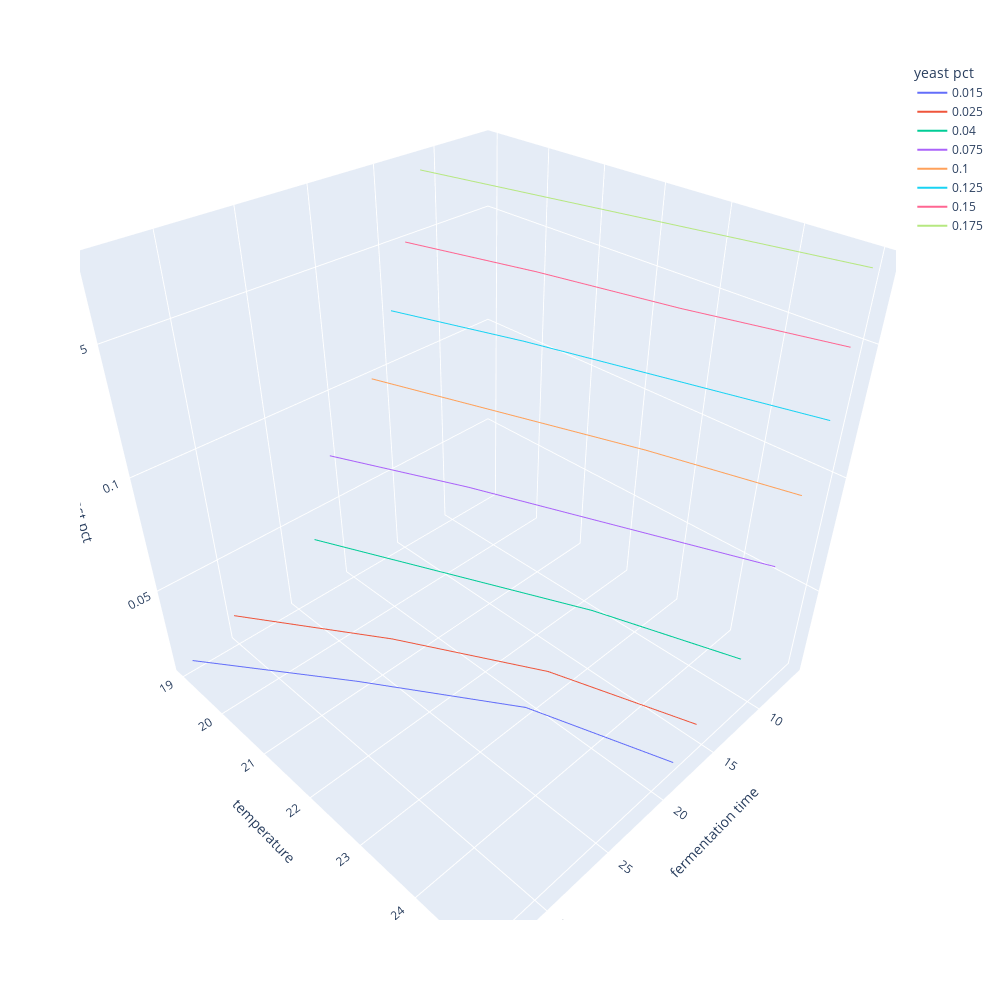

Notebook cell for this chart:
### Code cell
import plotly.express as px

mask = yeast_table2['temperature'] > 5
fig = px.line_3d(yeast_table2.loc[mask], x="fermentation time", y="temperature", z="yeast pct", color='yeast pct', width=1000, height=1000)

fig.show()

### Figure 1 — Plotly figure (JSON) as saved in the notebook; plotly's stock layout.template omitted (floating-point values rounded to 4 significant figures)
{"data": [{"hovertemplate": "yeast pct=%{z}<br>fermentation time=%{x}<br>temperature=%{y}<extra></extra>", "legendgroup": "0.015", "line": {"color": "#636efa", "dash": "solid"}, "marker": {"symbol": "circle"}, "mode": "lines", "name": "0.015", "scene": "scene", "showlegend": true, "type": "scatter3d", "x": [33.5, 27, 21, 18], "y": [19, 21, 23, 25], "z": [0.015, 0.015, 0.015, 0.015]}, {"hovertemplate": "yeast pct=%{z}<br>fermentation time=%{x}<br>temperature=%{y}<extra></extra>", "legendgroup": "0.025", "line": {"color": "#EF553B", "dash": "solid"}, "marker": {"symbol": "circle"}, "mode": "lines", "name": "0.025", "scene": "scene", "showlegend": true, "type": "scatter3d", "x": [30, 24, 19, 16], "y": [19, 21, 23, 25], "z": [0.025, 0.025, 0.025, 0.025]}, {"hovertemplate": "yeast pct=%{z}<br>fermentation time=%{x}<br>temperature=%{y}<extra></extra>", "legendgroup": "0.04", "line": {"color": "#00cc96", "dash": "solid"}, "marker": {"symbol": "circle"}, "mode": "lines", "name": "0.04", "scene": "scene", "showlegend": true, "type": "scatter3d", "x": [23, 19, 15, 12], "y": [19, 21, 23, 25], "z": [0.04, 0.04, 0.04, 0.04]}, {"hovertemplate": "yeast pct=%{z}<br>fermentation time=%{x}<br>temperature=%{y}<extra></extra>", "legendgroup": "0.075", "line": {"color": "#ab63fa", "dash": "solid"}, "marker": {"symbol": "circle"}, "mode": "lines", "name": "0.075", "scene": "scene", "showlegend": true, "type": "scatter3d", "x": [21, 17, 13.5, 10], "y": [19, 21, 23, 25], "z": [0.075, 0.075, 0.075, 0.075]}, {"hovertemplate": "yeast pct=%{z}<br>fermentation time=%{x}<br>temperature=%{y}<extra></extra>", "legendgroup": "0.1", "line": {"color": "#FFA15A", "dash": "solid"}, "marker": {"symbol": "circle"}, "mode": "lines", "name": "0.1", "scene": "scene", "showlegend": true, "type": "scatter3d", "x": [17, 14, 11, 8.5], "y": [19, 21, 23, 25], "z": [0.1, 0.1, 0.1, 0.1]}, {"hovertemplate": "yeast pct=%{z}<br>fermentation time=%{x}<br>temperature=%{y}<extra></extra>", "legendgroup": "0.125", "line": {"color": "#19d3f3", "dash": "solid"}, "marker": {"symbol": "circle"}, "mode": "lines", "name": "0.125", "scene": "scene", "showlegend": true, "type": "scatter3d", "x": [15, 12, 9.5, 7], "y": [19, 21, 23, 25], "z": [0.125, 0.125, 0.125, 0.125]}, {"hovertemplate": "yeast pct=%{z}<br>fermentation time=%{x}<br>temperature=%{y}<extra></extra>", "legendgroup": "0.15", "line": {"color": "#FF6692", "dash": "solid"}, "marker": {"symbol": "circle"}, "mode": "lines", "name": "0.15", "scene": "scene", "showlegend": true, "type": "scatter3d", "x": [13.5, 11, 9, 6.5], "y": [19, 21, 23, 25], "z": [0.15, 0.15, 0.15, 0.15]}, {"hovertemplate": "yeast pct=%{z}<br>fermentation time=%{x}<br>temperature=%{y}<extra></extra>", "legendgroup": "0.175", "line": {"color": "#B6E880", "dash": "solid"}, "marker": {"symbol": "circle"}, "mode": "lines", "name": "0.175", "scene": "scene", "showlegend": true, "type": "scatter3d", "x": [12, 10, 8, 6], "y": [19, 21, 23, 25], "z": [0.175, 0.175, 0.175, 0.175]}], "layout": {"height": 1000, "legend": {"title": {"text": "yeast pct"}, "tracegroupgap": 0}, "margin": {"t": 60}, "scene": {"aspectmode": "auto", "aspectratio": {"x": 1, "y": 1, "z": 1}, "camera": {"center": {"x": 0, "y": 0, "z": 0}, "eye": {"x": 1.193, "y": 1.193, "z": 1.193}, "projection": {"type": "perspective"}, "up": {"x": 0.00108, "y": -0.001079, "z": 1.0}}, "domain": {"x": [0, 1], "y": [0, 1]}, "xaxis": {"title": {"text": "fermentation time"}, "type": "linear"}, "yaxis": {"title": {"text": "temperature"}, "type": "linear"}, "zaxis": {"categoryarray": [0.015, 0.025, 0.04, 0.075, 0.1, 0.125, 0.15, 0.175], "categoryorder": "array", "title": {"text": "yeast pct"}, "type": "linear"}}, "width": 1000}}
